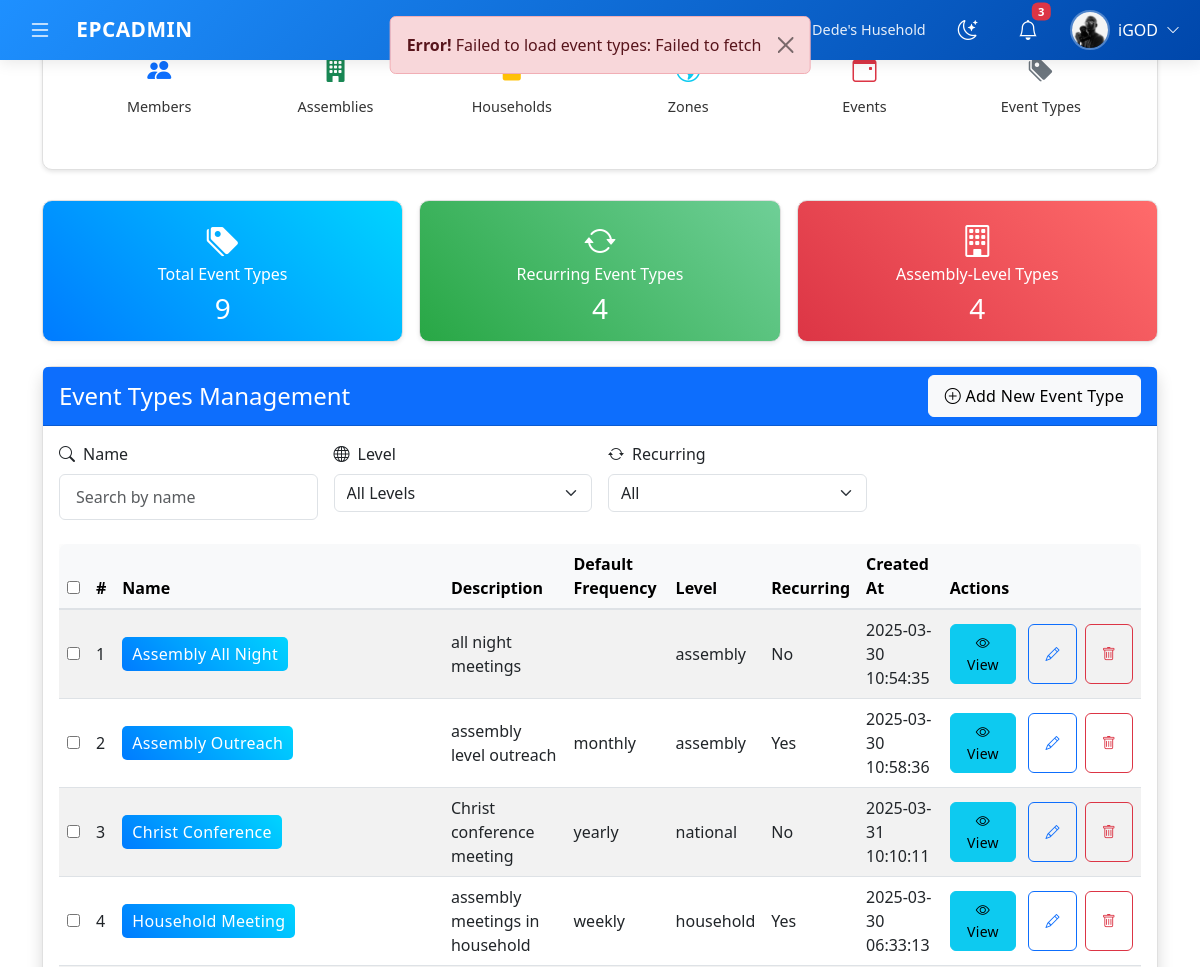
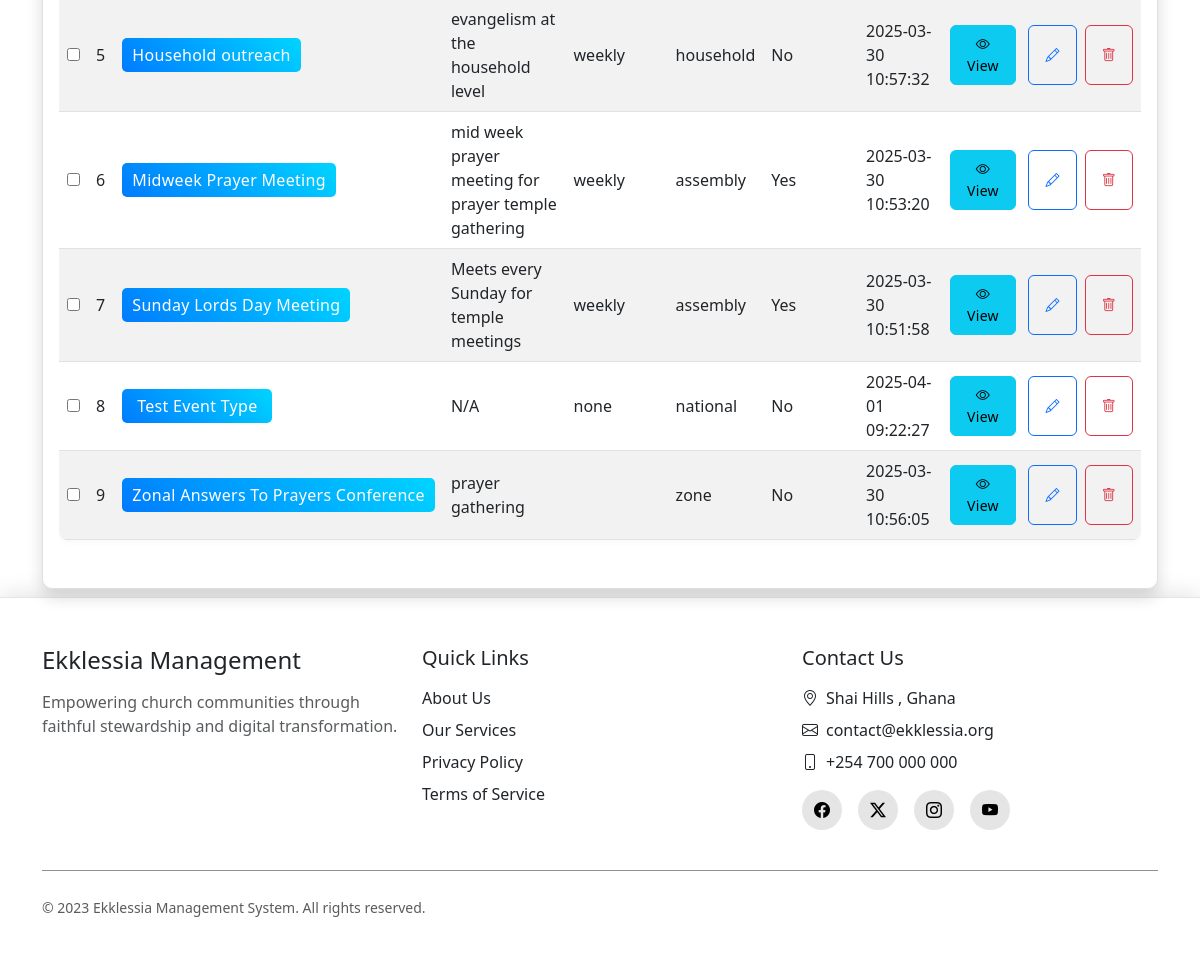
Screenshot of /app/pages/events/event_types/index.php (signed in) with the database file from the repository (2 pictures, top to bottom).
### tables this page shows
CREATE TABLE `members` (
  `member_id` int(11) NOT NULL,
  `first_name` varchar(50) NOT NULL,
  `last_name` varchar(50) NOT NULL,
  `date_of_birth` date NOT NULL,
  `gender` enum('Male','Female','Other') NOT NULL,
  `marital_status` enum('Single','Married','Divorced','Widowed') NOT NULL,
  `contact` varchar(20) NOT NULL,
  `email` varchar(255) DEFAULT NULL,
  `address` varchar(255) DEFAULT NULL,
  `profile_photo` varchar(255) DEFAULT NULL,
  `digital_address` varchar(20) NOT NULL,
  `occupation` varchar(100) DEFAULT NULL,
  `employer` varchar(100) DEFAULT NULL,
  `work_phone` varchar(20) DEFAULT NULL,
  `highest_education_level` enum('None','Primary','Secondary','Diploma','Bachelor','Master','Doctorate') DEFAULT NULL,
  `institution` varchar(100) DEFAULT NULL,
  `year_graduated` int(11) DEFAULT NULL,
  `status` enum('Committed saint','Active saint','Worker','New saint') NOT NULL,
  `joined_date` date NOT NULL,
  `assemblies_id` int(11) NOT NULL,
  `local_function_id` int(11) NOT NULL,
  `referral_id` int(11) DEFAULT NULL,
  `group_name` varchar(50) DEFAULT NULL,
  `username` varchar(50) NOT NULL,
  `password` varchar(255) NOT NULL,
  `created_at` timestamp NOT NULL DEFAULT current_timestamp(),
  `updated_at` timestamp NULL DEFAULT NULL ON UPDATE current_timestamp(),
  `created_by` varchar(50) NOT NULL,
  `updated_by` varchar(50) DEFAULT NULL
);

CREATE TABLE `households` (
  `household_id` int(11) NOT NULL,
  `assembly_id` int(11) NOT NULL,
  `address` varchar(255) NOT NULL,
  `digital_address` varchar(20) NOT NULL,
  `nearest_landmark` varchar(255) DEFAULT NULL,
  `date_started` date DEFAULT NULL,
  `name` varchar(100) NOT NULL,
  `description` text DEFAULT NULL,
  `status` tinyint(1) NOT NULL DEFAULT 1,
  `created_at` timestamp NOT NULL DEFAULT current_timestamp(),
  `updated_at` timestamp NULL DEFAULT NULL ON UPDATE current_timestamp(),
  `created_by` varchar(50) NOT NULL,
  `updated_by` varchar(50) DEFAULT NULL
);

CREATE TABLE `event_types` (
  `event_type_id` int(11) NOT NULL,
  `name` varchar(100) NOT NULL,
  `description` text DEFAULT NULL,
  `default_frequency` enum('weekly','monthly','quarterly','yearly','none') DEFAULT 'none',
  `level` enum('household','assembly','zone','national') NOT NULL,
  `is_recurring` tinyint(1) DEFAULT 0,
  `created_at` timestamp NOT NULL DEFAULT current_timestamp(),
  `updated_at` timestamp NOT NULL DEFAULT current_timestamp() ON UPDATE current_timestamp()
);

### app/pages/events/event_types/index.php (the view, shortened to what the rows shown need)
<?php
include "../../../config/db.php";
try {
    $stmt = $pdo->query("
        SELECT event_type_id, name, description, default_frequency, level, is_recurring, created_at, updated_at
        FROM event_types
        ORDER BY name ASC
        LIMIT 10
    ");
    $event_types = $stmt->fetchAll(PDO::FETCH_ASSOC);
} catch (PDOException $e) {
    echo "Error fetching event types: " . $e->getMessage();
    exit;
}
?>
<!DOCTYPE html>
<html lang="en">
<?php include "../../../includes/header.php"; ?>
<body class="d-flex flex-column min-vh-100">
<main class="container flex-grow-1 py-2">
    <div class="card shadow">
        <div class="card-body">
            <div class="table-responsive">
                <table class="table table-striped table-hover align-middle" id="eventTypesTable">
                    <thead class="table-light">
                        <tr>
                            <th><input type="checkbox" id="select-all"></th>
                            <th>#</th>
                            <th>Name</th>
                            <th>Description</th>
                            <th>Default Frequency</th>
                            <th>Level</th>
                            <th>Recurring</th>
                            <th>Created At</th>
                            <th>Actions</th>
                        </tr>
                    </thead>
                    <tbody>
                        <?php foreach ($event_types as $index => $event_type): ?>
                            <tr data-id="<?= $event_type['event_type_id'] ?>"
                                data-name="<?= htmlspecialchars($event_type['name']) ?>"
                                data-description="<?= htmlspecialchars($event_type['description'] ?? '') ?>"
                                data-default-frequency="<?= htmlspecialchars($event_type['default_frequency'] ?? '') ?>"
                                data-level="<?= htmlspecialchars($event_type['level'] ?? '') ?>"
                                data-is-recurring="<?= $event_type['is_recurring'] ? 'Yes' : 'No' ?>">
                                <td><input type="checkbox" class="row-checkbox" data-id="<?= $event_type['event_type_id'] ?>"></td>
                                <td><?= $index + 1 ?></td>
                                <td>
                                    <button class="btn btn-gradient-blue text-nowrap clickable" style="min-width: 150px;" data-event-type-id="<?= $event_type['event_type_id'] ?>">
                                        <?= htmlspecialchars($event_type['name']) ?>
                                    </button>
                                </td>
                                <td><?= htmlspecialchars($event_type['description'] ?? 'N/A') ?></td>
                                <td><?= htmlspecialchars($event_type['default_frequency'] ?? 'N/A') ?></td>
                                <td><?= htmlspecialchars($event_type['level'] ?? 'N/A') ?></td>
                                <td><?= $event_type['is_recurring'] ? 'Yes' : 'No' ?></td>
                                <td><?= htmlspecialchars($event_type['created_at']) ?></td>
                                <td>
                                    <div class="d-flex gap-2">
                                        <button type="button" class="btn btn-info btn-sm me-1" data-bs-toggle="modal" data-bs-target="#viewEventTypeModal<?= $event_type['event_type_id'] ?>">
                                            <i class="bi bi-eye"></i> View
                                        </button>
                                        <button class="btn btn-sm btn-outline-primary load-edit-modal" data-event-type-id="<?= $event_type['event_type_id'] ?>" title="Edit">
                                            <i class="bi bi-pencil"></i>
                                        </button>
                                        <button class="btn btn-sm btn-outline-danger delete-event-type-btn" data-event-type-id="<?= $event_type['event_type_id'] ?>" data-bs-toggle="modal" data-bs-target="#deleteEventTypeModal-<?= $event_type['event_type_id'] ?>" title="Delete">
                                            <i class="bi bi-trash"></i>
                                        </button>
                                    </div>
                                </td>
                            </tr>
                        <?php endforeach; ?>
                    </tbody>
                </table>
            </div>
        </div>
    </div>
</main>
</body>
</html>

### app/includes/header.php (shortened to what the rows shown need)
<?php
require_once __DIR__ . '/../config/config.php';
$image_base_url = '/Ekklessia-church-management/app/resources/assets/images/';
$username = 'Guest';
$profile_picture = '';
$church_name = 'Epistles of Christ';
$assembly_name = 'N/A';
$household_name = 'N/A';
if (isset($_SESSION['member_id'])) {
    try {
        $stmt = $pdo->prepare("
            SELECT m.username, m.profile_photo,
                   a.name AS assembly_name, a.assembly_id AS assembly_id,
                   h.name AS household_name, h.household_id AS household_id
            FROM members m
            LEFT JOIN member_household mh ON m.member_id = mh.member_id
            LEFT JOIN assemblies a ON mh.assemblies_id = a.assembly_id
            LEFT JOIN households h ON mh.household_id = h.household_id
            WHERE m.member_id = :member_id
            LIMIT 1
        ");
        $stmt->execute(['member_id' => $_SESSION['member_id']]);
        $user = $stmt->fetch(PDO::FETCH_ASSOC);
        if ($user) {
            $username = htmlspecialchars($user['username'] ?? 'Guest');
            $assembly_name = htmlspecialchars($user['assembly_name'] ?? 'N/A');
            $household_name = htmlspecialchars($user['household_name'] ?? 'N/A');
            if (!empty($user['profile_photo']) && strtolower($user['profile_photo']) !== 'null') {
                $profile_photo_cleaned = basename(trim($user['profile_photo']));
                $profile_picture_path = $image_base_url . rawurlencode($profile_photo_cleaned);
                $file_path = realpath(__DIR__ . '/../resources/assets/images/' . $profile_photo_cleaned);
                if ($file_path && file_exists($file_path)) {
                    $profile_picture = $profile_picture_path;
                }
            }
        }
    } catch (PDOException $e) {
        error_log("Error fetching user details: " . $e->getMessage());
    }
}
?>
<!DOCTYPE html>
<html lang="en" data-bs-theme="light">
<head>
    <link rel="stylesheet" href="https://cdn.jsdelivr.net/npm/bootstrap@5.3.0/dist/css/bootstrap.min.css">
    <link rel="stylesheet" href="https://cdn.jsdelivr.net/npm/bootstrap-icons@1.11.3/font/bootstrap-icons.min.css">
    <link rel="stylesheet" href="https://cdnjs.cloudflare.com/ajax/libs/font-awesome/6.4.2/css/all.min.css">
    <link rel="stylesheet" href="/Ekklessia-church-management/public/assets/css/style.css">
</head>
<body>
<header class="top-header d-flex align-items-center justify-content-between">
    <div class="d-flex align-items-center gap-4">
        <div class="church-info d-none d-md-block">
            <span class="church-name"><?php echo $church_name; ?></span>
            <span class="separator">|</span>
            <span class="assembly-name"><?php echo $assembly_name; ?></span>
            <span class="separator">|</span>
            <span class="household-name"><?php echo $household_name; ?></span>
        </div>
        <div class="dropdown">
            <button class="user-profile border-0 bg-transparent p-0" type="button" id="userDropdown" data-bs-toggle="dropdown" aria-expanded="false">
                <div class="d-flex align-items-center gap-2">
                    <div class="profile-image-container">
                        <?php if (!empty($profile_picture)): ?>
                            <img src="<?php echo $profile_picture; ?>" alt="Profile" class="w-100 h-100 object-fit-cover">
                        <?php else: ?>
                            <div class="profile-placeholder d-flex align-items-center justify-content-center h-100 bg-light">
                                <i class="bi bi-person text-secondary"></i>
                            </div>
                        <?php endif; ?>
                    </div>
                    <div class="d-none d-md-flex align-items-center text-white">
                        <span class="me-2"><?php echo $username; ?></span>
                        <i class="bi bi-chevron-down small"></i>
                    </div>
                </div>
            </button>
        </div>
    </div>
</header>
</body>
</html>

### rows the page displays
members: households.name "Dede's Husehold", profile_photo (picture), username "iGOD"
event_types: name "Assembly All Night", description "all night meetings", level "assembly", is_recurring "No", created_at "2025-03-30 10:54:35"
event_types: name "Assembly Outreach", description "assembly level outreach", default_frequency "monthly", level "assembly", is_recurring "Yes", created_at "2025-03-30 10:58:36"
event_types: name "Christ Conference", description "Christ conference meeting", default_frequency "yearly", level "national", is_recurring "No", created_at "2025-03-31 10:10:11"
event_types: $event_type['event_type_id'] 1 (drawn), name "Household Meeting", description "assembly meetings in household", default_frequency "weekly", level "household", is_recurring "Yes", created_at "2025-03-30 06:33:13"
event_types: name "Household outreach", description "evangelism at the household level", default_frequency "weekly", level "household", is_recurring "No", created_at "2025-03-30 10:57:32"
event_types: name "Midweek Prayer Meeting", description "mid week prayer meeting for prayer temple gathering", default_frequency "weekly", level "assembly", is_recurring "Yes", created_at "2025-03-30 10:53:20"
event_types: name "Sunday Lords Day Meeting", description "Meets every Sunday for temple meetings", default_frequency "weekly", level "assembly", is_recurring "Yes", created_at "2025-03-30 10:51:58"
event_types: name "Test Event Type", description "N/A", default_frequency "none", level "national", is_recurring "No", created_at "2025-04-01 09:22:27"
event_types: name "Zonal Answers To Prayers Conference", description "prayer gathering", level "zone", is_recurring "No", created_at "2025-03-30 10:56:05"

### other values shown
$total_event_types "9"
count(array_filter($event_types, fn($et) => $et['is_recurring'])) "4"
